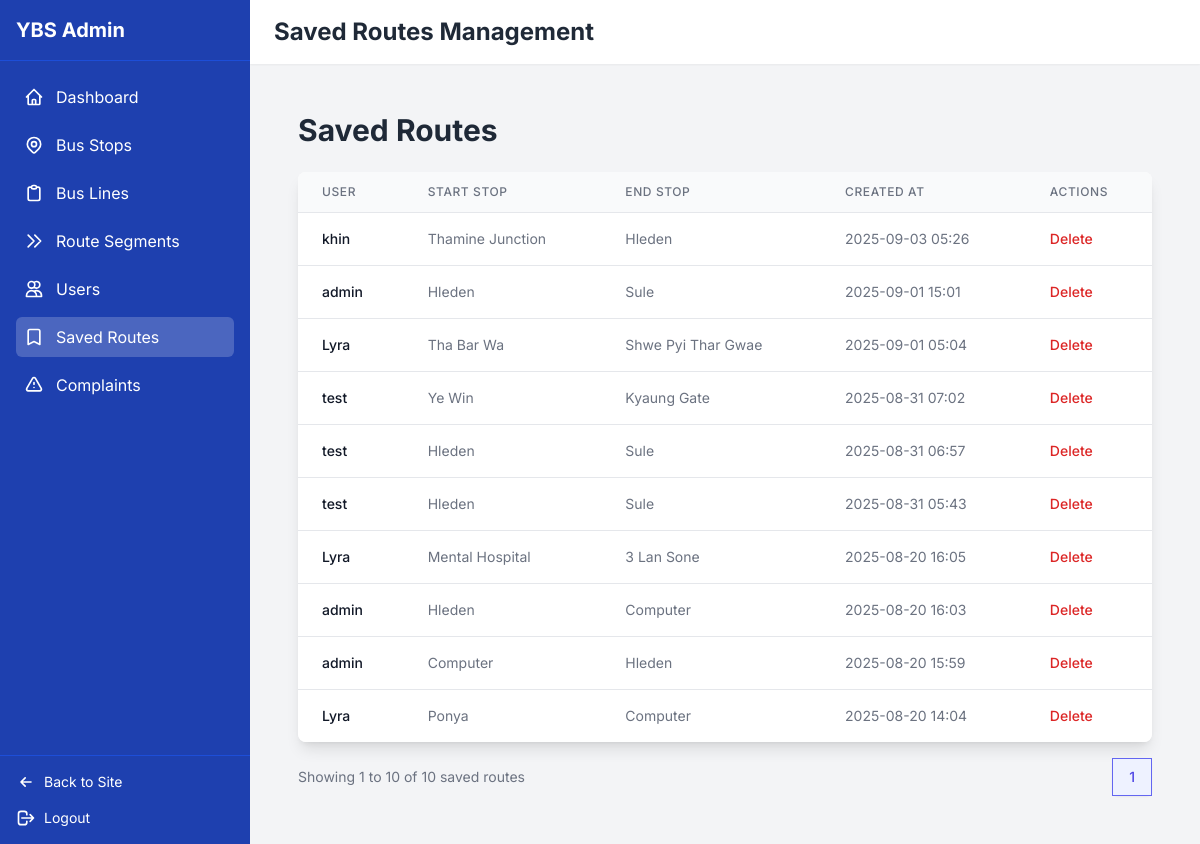
The page /admin-dashboard/saved-routes/ (signed in) on the database its author committed.
### bus_routes/models.py (models this page shows, shortened)
class SavedRoute(models.Model):
    user = models.ForeignKey(User, on_delete=models.CASCADE, related_name='saved_routes')
    start_stop = models.ForeignKey(BusStop, on_delete=models.CASCADE, related_name='routes_as_start')
    end_stop = models.ForeignKey(BusStop, on_delete=models.CASCADE, related_name='routes_as_end')
    name = models.CharField(max_length=100, blank=True, null=True)
    created_at = models.DateTimeField(auto_now_add=True)
    class Meta:
        verbose_name = "Saved Route"
        verbose_name_plural = "Saved Routes"
        ordering = ['-created_at']

class BusStop(models.Model):
    name_mm = models.CharField(max_length=255, verbose_name="Stop Name (Myanmar)")
    name_en = models.CharField(max_length=255, verbose_name="Stop Name (English)")
    road_name_mm = models.CharField(max_length=255, blank=True, null=True, verbose_name="Road Name (Myanmar)")
    road_name_en = models.CharField(max_length=255, blank=True, null=True, verbose_name="Road Name (English)")
    latitude = models.DecimalField(max_digits=9, decimal_places=6, null=True, blank=True, verbose_name="Latitude")
    longitude = models.DecimalField(max_digits=9, decimal_places=6, null=True, blank=True, verbose_name="Longitude")
    class Meta:
        verbose_name = "Bus Stop"
        verbose_name_plural = "Bus Stops"
        unique_together = (('name_mm', 'road_name_mm'), ('name_en', 'road_name_en'))

### bus_routes/views.py (the view)
# urls.py: path('admin-dashboard/saved-routes/', views.admin_saved_routes, name='admin_saved_routes'),
@user_passes_test(is_admin)
def admin_saved_routes(request):
    saved_routes_list = SavedRoute.objects.all().order_by('-created_at')
    paginator = Paginator(saved_routes_list, 20)
    page_number = request.GET.get('page')
    page_obj = paginator.get_page(page_number)
    return render(request, 'admin_saved_routes.html', {
        'active_tab': 'saved_routes',
        'saved_routes': page_obj
    })

### bus_routes/views.py (called while the page is built)
def is_admin(user):
    return user.is_authenticated and user.is_staff

### templates/admin_saved_routes.html (shortened to what this page needs)
{% extends 'admin_dashboard.html' %}
{% block header_title %}Saved Routes Management{% endblock %}
{% block content %}
    <div class="p-6">
        <h1 class="text-3xl font-bold text-gray-800 mb-6">Saved Routes</h1>
        {% if saved_routes %}
            <div class="bg-white shadow-lg rounded-lg overflow-hidden">
                <table class="min-w-full divide-y divide-gray-200">
                    <thead class="bg-gray-50">
                        <tr>
                            <th class="px-6 py-3 text-left text-xs font-medium text-gray-500 uppercase tracking-wider">User</th>
                            <th class="px-6 py-3 text-left text-xs font-medium text-gray-500 uppercase tracking-wider">Start Stop</th>
                            <th class="px-6 py-3 text-left text-xs font-medium text-gray-500 uppercase tracking-wider">End Stop</th>
                            <th class="px-6 py-3 text-left text-xs font-medium text-gray-500 uppercase tracking-wider">Created At</th>
                            <th class="px-6 py-3 text-left text-xs font-medium text-gray-500 uppercase tracking-wider">Actions</th>
                        </tr>
                    </thead>
                    <tbody class="bg-white divide-y divide-gray-200">
                        {% for route in saved_routes %}
                            <tr>
                                <td class="px-6 py-4 whitespace-nowrap text-sm font-medium text-gray-900">{{ route.user.username }}</td>
                                <td class="px-6 py-4 whitespace-nowrap text-sm text-gray-500">{{ route.start_stop.name_en }}</td>
                                <td class="px-6 py-4 whitespace-nowrap text-sm text-gray-500">{{ route.end_stop.name_en }}</td>
                                <td class="px-6 py-4 whitespace-nowrap text-sm text-gray-500">{{ route.created_at|date:"Y-m-d H:i" }}</td>
                                <td class="px-6 py-4 whitespace-nowrap text-sm font-medium">
                                    <a href="{% url 'admin_saved_route_delete' route.id %}" class="text-red-600 hover:text-red-900" onclick="return confirm('Are you sure you want to delete this saved route?')">Delete</a>
                                </td>
                            </tr>
                        {% endfor %}
                    </tbody>
                </table>
            </div>
            <div class="mt-4 flex justify-between items-center">
                <span class="text-gray-500 text-sm">
                    Showing {{ saved_routes.start_index }} to {{ saved_routes.end_index }} of {{ saved_routes.paginator.count }} saved routes
                </span>
                <nav class="relative z-0 inline-flex rounded-md shadow-sm -space-x-px" aria-label="Pagination">
                    {% for i in saved_routes.paginator.page_range %}
                        {% if saved_routes.number == i %}
                            <a href="#" aria-current="page" class="z-10 bg-indigo-50 border-indigo-500 text-indigo-600 relative inline-flex items-center px-4 py-2 border text-sm font-medium">{{ i }}</a>
                        {% else %}
                            <a href="?page={{ i }}" class="bg-white border-gray-300 text-gray-500 hover:bg-gray-50 relative inline-flex items-center px-4 py-2 border text-sm font-medium">{{ i }}</a>
                        {% endif %}
                    {% endfor %}
                </nav>
            </div>
        {% else %}
            <p class="text-gray-500">No saved routes found.</p>
        {% endif %}
    </div>
{% endblock %}

### templates/admin_dashboard.html (style rules this page uses)
body { font-family: 'Inter', sans-serif; background-color: #f3f4f6; }

### rows shown on the page
SavedRoute: user.username "khin", start_stop.name_en "Thamine Junction", end_stop.name_en "Hleden", created_at "2025-09-03 05:26"
SavedRoute: user.username "admin", start_stop.name_en "Hleden", end_stop.name_en "Sule", created_at "2025-09-01 15:01"
SavedRoute: user.username "Lyra", start_stop.name_en "Tha Bar Wa", end_stop.name_en "Shwe Pyi Thar Gwae", created_at "2025-09-01 05:04"
SavedRoute: user.username "test", start_stop.name_en "Ye Win", end_stop.name_en "Kyaung Gate", created_at "2025-08-31 07:02"
SavedRoute: user.username "test", start_stop.name_en "Hleden", end_stop.name_en "Sule", created_at "2025-08-31 06:57"
SavedRoute: user.username "test", start_stop.name_en "Hleden", end_stop.name_en "Sule", created_at "2025-08-31 05:43"
SavedRoute: user.username "Lyra", start_stop.name_en "Mental Hospital", end_stop.name_en "3 Lan Sone", created_at "2025-08-20 16:05"
SavedRoute: user.username "admin", start_stop.name_en "Hleden", end_stop.name_en "Computer", created_at "2025-08-20 16:03"
SavedRoute: user.username "admin", start_stop.name_en "Computer", end_stop.name_en "Hleden", created_at "2025-08-20 15:59"
SavedRoute: user.username "Lyra", start_stop.name_en "Ponya", end_stop.name_en "Computer", created_at "2025-08-20 14:04"

### other values the page prints
{{ saved_routes.start_index }} "1"
{{ saved_routes.end_index }} "10"
{{ saved_routes.paginator.count }} "10"
{{ i }} "1"
